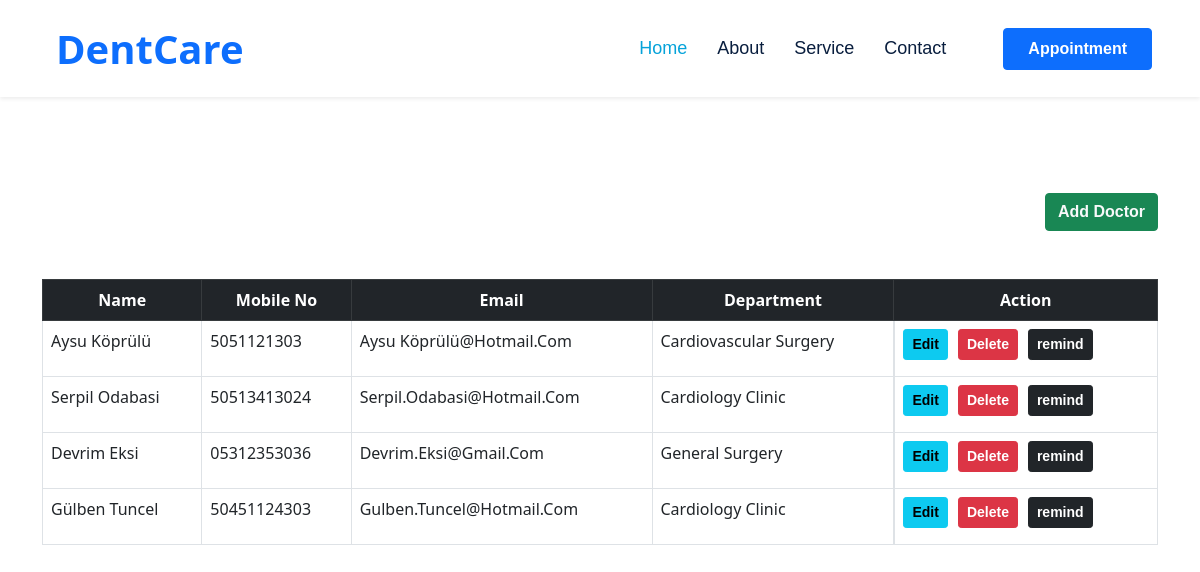
Page /doctors on the committed database.
### main/models.py (models this page shows, shortened)
class Doctor(models.Model):
    full_name = models.CharField(max_length=100)
    email = models.CharField(max_length=100)
    mobile_no = models.CharField(max_length=100)
    department = models.ForeignKey(Department, on_delete=models.CASCADE)

class Department(models.Model):
    name = models.CharField(max_length=100)

### main/views.py (the view)
# urls.py: path('doctors',views.doctors, name ='doctors'),
def doctors(request):
    data = Doctor.objects.all()
    if "q" in request.GET:
        q = request.GET['q']
        data = Patient.objects.filter(Q(full_name__icontains=q) | Q(mobile_no__icontains=q))
    return render(request,'doctors.html',{'data':data, })

### main/templates/doctors.html (shortened to what this page needs)
{%include 'main.html'%}
{%block content%}
<div class="container ">
<div class="d-block">
  <h3 class="float-end btn btn-success mt-5 mb-5"><a class=" text-light" href="{%url 'add_doctor' %}"> add doctor</a></h3>
</div>
        <div class="table-responsive w-100">
          <table class="table table-bordered">
              <thead class="table-dark">
                  <tr class="text-center">
                      <th scope="col">Name</th>
                      <th scope="col">Mobile No</th>
                      <th scope="col">email</th>
                      <th scope="col">department</th>
                      <th class="text-center" scope="col">Action</th>
                  </tr>
              </thead>
              <tbody>
                  {% if data %}
                  {% for doctor in data %}
                  <tr>
                      <td >{{ doctor.full_name }}</td>
                      <td >{{ doctor.mobile_no }}</td>
                      <td >{{ doctor.email }}</td>
                      <td >{{ doctor.department.name }}</td>
                      <td class="text-center d-flex buttons">
                          <a href="{% url 'update_doctor' doctor.id %}" class="btn btn-info btn-sm mb-2 ">Edit</a>
                          <a onclick="return confirm('are you sure you want to delete it ?')"  href="/delete_doctor/{{doctor.id}}"  class="btn btn-danger btn-sm mb-2">Delete</a>
                          <form method="POST" action="/sendEmail/{{doctor.id}}">
                            <button  class="btn btn-dark btn-sm" type="submit">remind</button>
                          </form>
                        </td>
                  </tr>
                  {% endfor %}
                  {% endif %}
              </tbody>
          </table>
      </div>
</div>
{%endblock%}

### patientRecord/static/style/style.css (style rules this page uses)
a { text-decoration: none !important; }
body { text-transform: capitalize !important; }
.buttons a { margin-right: 10px !important; }

### patientRecord/static/css/style.css (style rules this page uses)
:root { --primary: #06A3DA; --secondary: #F57E57; --light: #EEF9FF; --dark: #091E3E; }
h3, h4, .font-weight-semi-bold { font-weight: 600 !important; }
.btn { font-family: 'Jost', sans-serif; font-weight: 600; transition: .5s; }

### rows in the picture
Doctor: full_name "Aysu Köprülü", mobile_no "5051121303", email "Aysu Köprülü@hotmail.com", department.name "Cardiovascular Surgery"
Doctor: full_name "Serpil Odabasi", mobile_no "50513413024", email "Serpil.Odabasi@hotmail.com", department.name "Cardiology Clinic"
Doctor: full_name "Devrim Eksi", mobile_no "05312353036", email "Devrim.eksi@gmail.com", department.name "General Surgery"
Doctor: full_name "Gülben Tuncel", mobile_no "50451124303", email "Gulben.Tuncel@hotmail.com", department.name "Cardiology Clinic"
